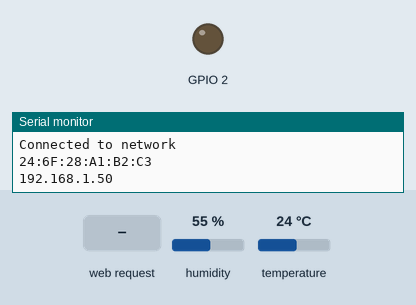
This program was run on a simulated ESP32. Parts: output pins drawn as LEDs (lit = HIGH), the last lines printed to the serial monitor. Inputs (shaded band) come from the test bench; at power-on: humidity 55 %, temperature 24 °C. WiFi joins after 1.5 s; servers stay silent unless stated.

Above: at 3.2 s.
3.3 s: HTTP request GET /led/on received
At 3.9 s:
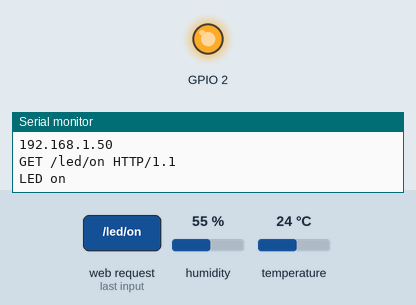
4.8 s: HTTP request GET /led/off received
At 6.2 s:
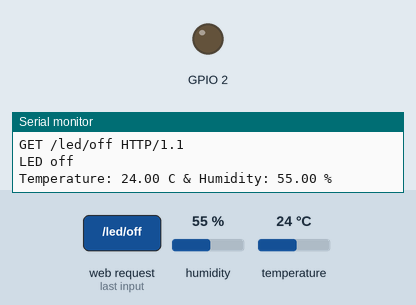
Timing chart, 0 to 7.8 s (numbered marks = the images above; inputs shaded):
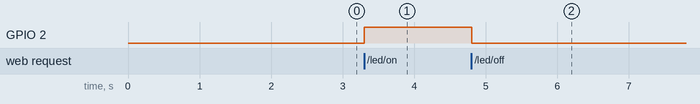

The program:

main.cpp
```cpp
#include <Arduino.h>
#include <WiFi.h>
#include <Wire.h>
#include <SPI.h>
#include <DHT.h>

#define DHT_PIN 23
#define DHT_TYPE DHT11

float temperature = 0, humidity = 0;
String tempString, humidString;
long lastPublish = 0, lastConnected = 0;
const char *ssid = "ipop";
const char *password = "iyanfopi";
String ledState = "off";

DHT dht(DHT_PIN, DHT_TYPE);
WiFiServer server(80);

void updateDhtData();
void connectToNetwork();

void setup() {
  // put your setup code here, to run once:
  Serial.begin(9600);
  pinMode(BUILTIN_LED, OUTPUT);
  digitalWrite(BUILTIN_LED, LOW);
  dht.begin();
  connectToNetwork();

  Serial.println(WiFi.macAddress());
  Serial.println(WiFi.localIP());

  // Start server
  server.begin();
}

void loop() {
  WiFiClient client = server.available();

  if (client) {
    if (client.available()) {
      String request = client.readStringUntil('\n');
      Serial.println(request);

      client.println("HTTP/1.1 200 OK");
      client.println("Content-type:text/html");
      client.println("Connection: close");
      client.println();

      if (request.indexOf("GET /led/on") >= 0) {
        Serial.println("LED on");
        ledState = "on";
        digitalWrite(BUILTIN_LED, HIGH);
      } else if (request.indexOf("GET /led/off") >= 0) {
        Serial.println("LED off");
        ledState = "off";
        digitalWrite(BUILTIN_LED, LOW);
      }

      client.println("<!DOCTYPE html><html><head>");
      client.println("<meta http-equiv=\"refresh\" content=\"30\" name=\"viewport\" content=\"width=device-width, initial-scale=1\">");
      client.println("<link rel=\"icon\" href=\"data:,\"></head><body>");
      client.println("<style>");
      client.println("body { text-align:center; font-family:\"Arial\"}");
      client.println("table { border-collapse:collapse; width:40%; margin-left:auto; margin-right:auto; border-spacing:2px; background-color:white; border:4px solid green; }");
      client.println("th { padding:20px; background-color:#008000; color:white; }");
      client.println("tr { border: 5px solid green; padding: 2px; }");
      client.println("tr:hover { background-color:yellow; }");
      client.println("td { border:4px; padding: 12px; }");
      client.println(".sensor { color:red; font-weight: bold; padding: 1px; }");
      client.println(".button { background-color:#4CAF50; border:none; color:white; padding: 16px 40px; }");
      client.println("</style>");
      client.println("<h1>ESP32 Web Server Reading sensor values</h1>");
      client.println("<h2>DHT11</h2>");
      client.println("<table><tr><th>MEASUREMENT</th><th>VALUE</th></tr>");
      client.println("<tr><td>Temp. Celsius</td><td><span class=\"sensor\">");
      client.println(temperature);
      client.println(" *C</td></tr>");
      client.println("<tr><td>Temp. Fahrenheit</td><td><span class=\"sensor\">");
      client.println(temperature * 1.8 + 32);
      client.println(" *F</td></tr>");
      client.println("<tr><td>Humidity</td><td><span class=\"sensor\">");
      client.println(humidity);
      client.println(" %</td></tr></table>");

      if (ledState == "on") {
          client.println("<p><a href=\"/led/off\"><button class=\"button\">OFF</button></a></p>");
      } else {
          client.println("<p><a href=\"/led/on\"><button class=\"button\">ON</button></a></p>");
      }

      client.println("</body></html>");
      client.println();
      client.stop();
    }
  }

  if (millis() - lastPublish > 5000) {
    updateDhtData();
    lastPublish = millis();
  }
}

void connectToNetwork() {
  WiFi.begin(ssid, password);

  while (WiFi.status() != WL_CONNECTED) {
    delay(1000);
    Serial.println("Establishing connection to WiFi..");
  }

  Serial.println("Connected to network");
}

void updateDhtData() {
  temperature = dht.readTemperature();
  humidity = dht.readHumidity();

  tempString = String(temperature);
  humidString = String(humidity);

  Serial.println("Temperature: " + tempString + " C & Humidity: " +
                 humidString + " %");
}
```

Measured:
- after the input at 3.3 s, GPIO 2: LOW → HIGH at once
- after the input at 4.8 s, GPIO 2: HIGH → LOW at once
